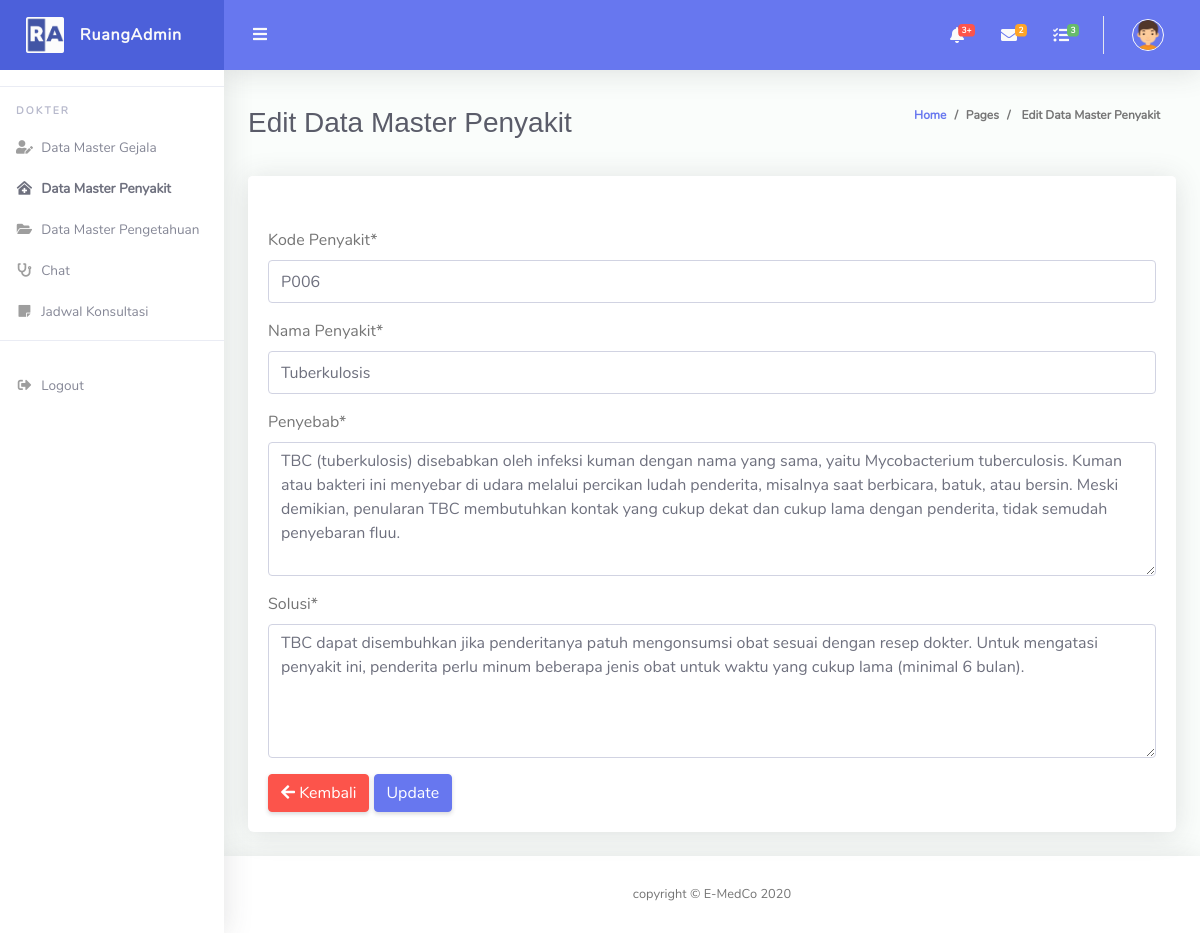
/Dokter/Data_Penyakit/edit/0 (signed in), run on the app's committed database.
### tables this page shows
CREATE TABLE `tb_penyakit` (
  `id_penyakit` int(11) NOT NULL,
  `kd_penyakit` varchar(11) NOT NULL,
  `nama_penyakit` varchar(50) NOT NULL,
  `penyebab` text NOT NULL,
  `solusi` text NOT NULL
);

### application/controllers/Dokter/Data_Penyakit.php (called while the page is built, shortened)
<?php
class Data_Penyakit extends CI_Controller
{
    public function __construct()
    {
        $this->load->library('form_validation');
        $this->load->model('Pakar_model');
    }
    public function edit($id_penyakit)
    {
        $data['title'] = 'Edit Data Master Penyakit';
        $data['user'] = $this->db->get_where('tb_user', ['email' => $this->session->userdata('email')])->row_array();
        $data['row'] = $this->Pakar_model->getDataPenyakit($id_penyakit);
        $this->load->view('layout/apotek/header', $data);
        $this->load->view('layout/dokter/sidebar', $data);
        $this->load->view('layout/apotek/topbar', $data);
        $this->load->view('pages/dokter/edit/edit-data-penyakit', $data);
        $this->load->view('layout/apotek/footer', $data);
    }
}

### index.php (called while the page is built, shortened)
<?php
require_once BASEPATH.'core/CodeIgniter.php';

### application/models/Pakar_model.php (called while the page is built, shortened)
<?php
class Pakar_model extends CI_Model
{
    public function getDataPenyakit($id_penyakit)
    {
        $query = $this->db->query('SELECT * FROM tb_penyakit WHERE `id_penyakit` =' . $id_penyakit);
        return $query->row();
    }
}

### application/views/pages/dokter/edit/edit-data-penyakit.php (the view, shortened to what this page needs)
<div class="container-fluid" id="container-wrapper">
    <div class="d-sm-flex align-items-center justify-content-between mb-4">
        <h1 class="h3 mb-0 text-gray-800"> <?= $title; ?></h1>
        <ol class="breadcrumb">
            <li class="breadcrumb-item"><a href="./">Home</a></li>
            <li class="breadcrumb-item">Pages</li>
            <li class="breadcrumb-item active" aria-current="page"> <?= $title; ?></li>
        </ol>
    </div>
    <div class="row">
        <div class="col-lg">
            <div class="card mb-4">
                <div class="card-header py-3 d-flex flex-row align-items-center justify-content-between">
                </div>
                <div class="card-body">
                    <form method="post" action="<?= base_url('Dokter/Data_Penyakit/update'); ?>/<?= $row->id_penyakit; ?>" enctype="multipart/form-data">
                        <div class="form-group">
                            <label for="kd_penyakit">Kode Penyakit*</label>
                            <input class="form-control" type="text" value="<?= $row->kd_penyakit; ?>" name="kd_penyakit" id="kd_penyakit" placeholder="Kode Penyakit" />
                        </div>
                        <div class="form-group">
                            <label for="nama_penyakit">Nama Penyakit*</label>
                            <input class="form-control" type="text" value="<?= $row->nama_penyakit; ?>" name="nama_penyakit" id="nama_penyakit" placeholder="Nama Produk" />
                        </div>
                        <div class="form-group">
                            <label for="penyebab">Penyebab*</label>
                            <textarea class="form-control" name="penyebab" placeholder="Product description..." rows="5"><?= $row->penyebab; ?></textarea>
                        </div>
                        <div class="form-group">
                            <label for="solusi">Solusi*</label>
                            <textarea class="form-control" name="solusi" placeholder="Product description..." rows="5"><?= $row->solusi; ?></textarea>
                        </div>
                        <a href="<?= base_url('Dokter/Data_Penyakit') ?>" class="btn btn-danger">
                            <span class="icon text-white-10">
                                <i class="fas fa-arrow-left"></i>
                            </span>
                            <span class="text">Kembali</span>
                        </a>
                        <button type="submit" class="btn btn-primary" value="save" onclick="return confirm ('Apakah ingin merubah data ?'); ">Update</button>
                    </form>
                </div>
            </div>
        </div>
    </div>
</div>

### data on the page
tb_penyakit: kd_penyakit "P006", nama_penyakit "Tuberkulosis", penyebab "TBC (tuberkulosis) disebabkan oleh infeksi kuman dengan nama yang sama, yaitu Mycobacterium tuberculosis. Kuman atau bakteri ini menyebar di udara melalui percikan ludah penderita, misalnya saat berbicara, batuk, atau bersin. Meski demikian, penularan TBC membutuhkan kontak yang cukup dekat dan cukup lama dengan penderita, tidak semudah penyebaran fluu.", solusi "TBC dapat disembuhkan jika penderitanya patuh mengonsumsi obat sesuai dengan resep dokter. Untuk mengatasi penyakit ini, penderita perlu minum beberapa jenis obat untuk waktu yang cukup lama (minimal 6 bulan)."

### other printed values
$title "Edit Data Master Penyakit"
